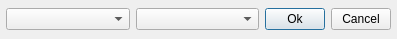
<?xml version="1.0" encoding="UTF-8"?>
<ui version="4.0">
 <class>CPortSelectionDialog</class>
 <widget class="QDialog" name="CPortSelectionDialog">
  <property name="geometry">
   <rect>
    <x>0</x>
    <y>0</y>
    <width>397</width>
    <height>39</height>
   </rect>
  </property>
  <property name="sizePolicy">
   <sizepolicy hsizetype="Fixed" vsizetype="Fixed">
    <horstretch>0</horstretch>
    <verstretch>0</verstretch>
   </sizepolicy>
  </property>
  <property name="sizeIncrement">
   <size>
    <width>0</width>
    <height>0</height>
   </size>
  </property>
  <property name="windowTitle">
   <string>Serialport selection</string>
  </property>
  <property name="windowIcon">
   <iconset resource="../../resources/CCITT4Client.qrc">
    <normaloff>:/new/prefix1/logo_tiff_top_largest.png</normaloff>:/new/prefix1/logo_tiff_top_largest.png</iconset>
  </property>
  <property name="modal">
   <bool>true</bool>
  </property>
  <layout class="QHBoxLayout" name="horizontalLayout">
   <property name="margin">
    <number>6</number>
   </property>
   <item>
    <widget class="QComboBox" name="PortsComboBox"/>
   </item>
   <item>
    <widget class="QComboBox" name="BaudrateComboBox"/>
   </item>
   <item>
    <widget class="QPushButton" name="BtOk">
     <property name="maximumSize">
      <size>
       <width>60</width>
       <height>16777215</height>
      </size>
     </property>
     <property name="text">
      <string>Ok</string>
     </property>
    </widget>
   </item>
   <item>
    <widget class="QPushButton" name="BtCancel">
     <property name="maximumSize">
      <size>
       <width>60</width>
       <height>16777215</height>
      </size>
     </property>
     <property name="text">
      <string>Cancel</string>
     </property>
    </widget>
   </item>
  </layout>
 </widget>
 <resources>
  <include location="../../resources/CCITT4Client.qrc"/>
 </resources>
 <connections>
  <connection>
   <sender>BtOk</sender>
   <signal>clicked()</signal>
   <receiver>CPortSelectionDialog</receiver>
   <slot>accept()</slot>
   <hints>
    <hint type="sourcelabel">
     <x>141</x>
     <y>19</y>
    </hint>
    <hint type="destinationlabel">
     <x>121</x>
     <y>19</y>
    </hint>
   </hints>
  </connection>
  <connection>
   <sender>BtCancel</sender>
   <signal>clicked()</signal>
   <receiver>CPortSelectionDialog</receiver>
   <slot>reject()</slot>
   <hints>
    <hint type="sourcelabel">
     <x>207</x>
     <y>19</y>
    </hint>
    <hint type="destinationlabel">
     <x>121</x>
     <y>19</y>
    </hint>
   </hints>
  </connection>
 </connections>
</ui>
